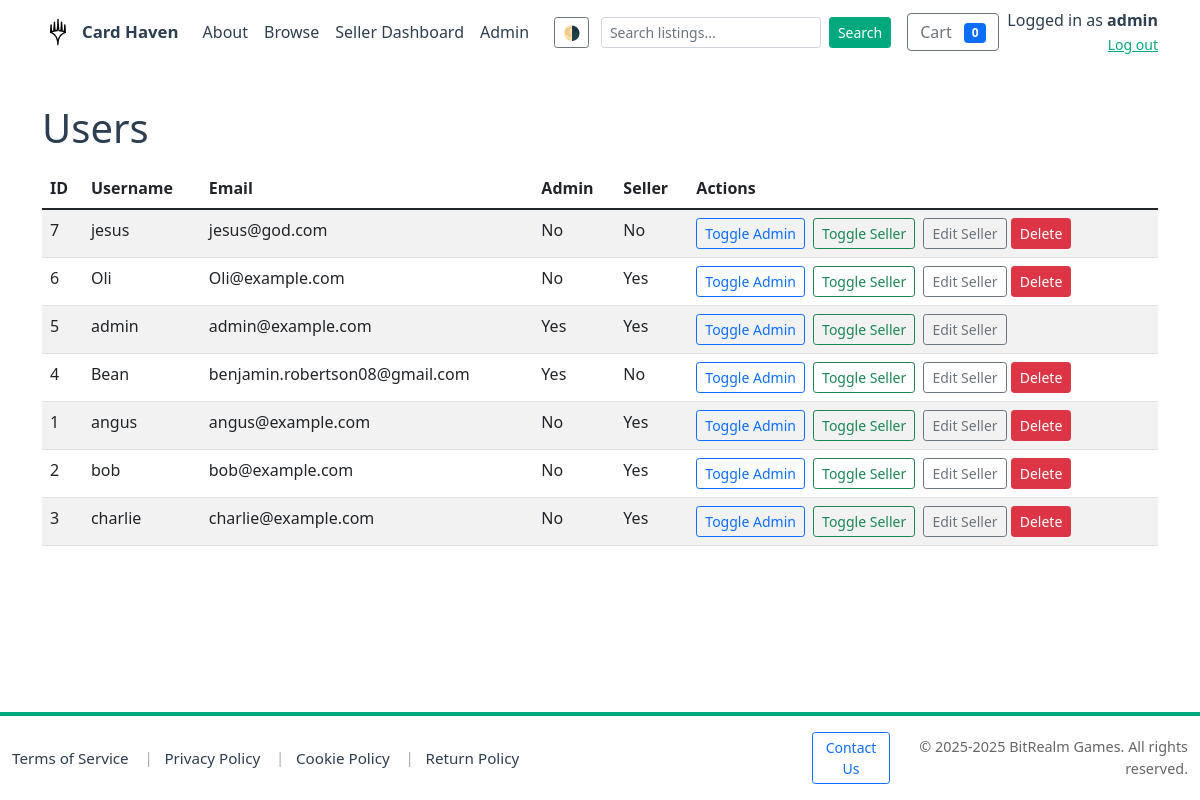
Page /admin/users (signed in) on the earlier database version.
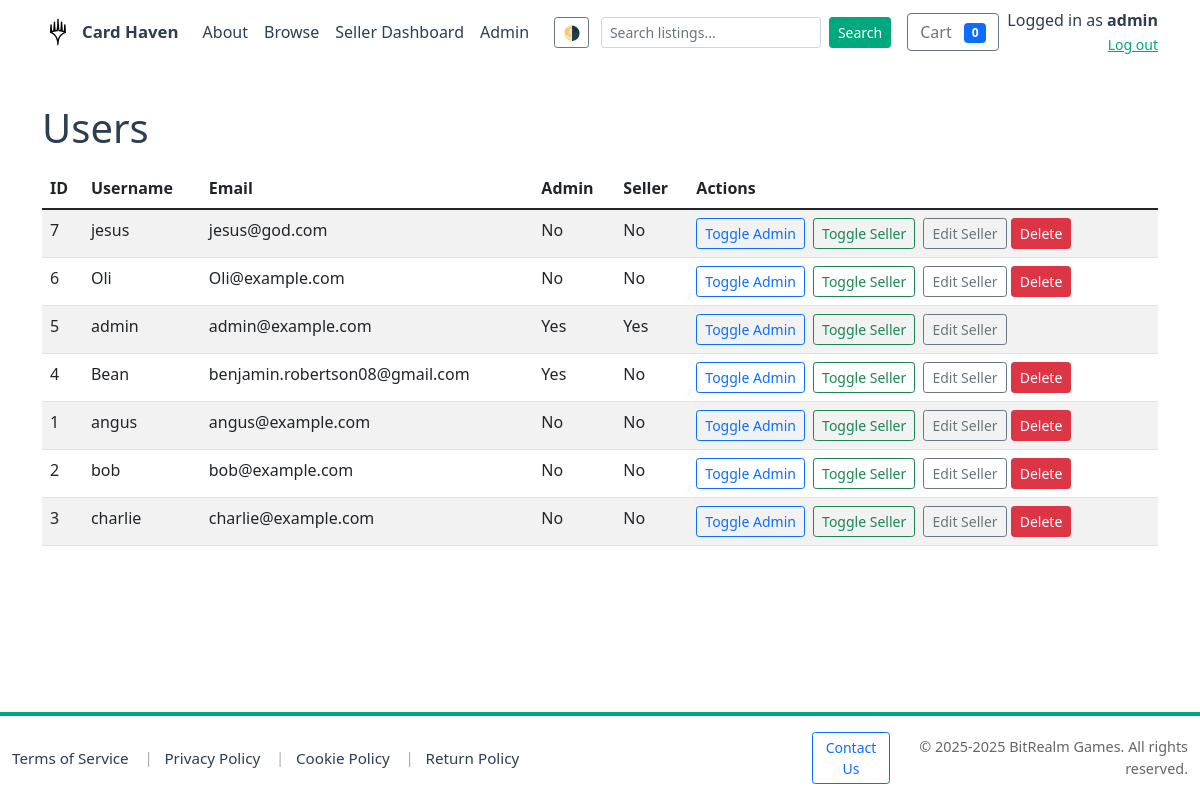
Same page on the later database version.
### models.py (models this page shows, shortened)
class User(db.Model):
    __tablename__ = 'users'
    id = db.Column(db.Integer, primary_key=True)
    username = db.Column(db.String(150), unique=True, nullable=False)
    email = db.Column(db.String(255), unique=True, nullable=False)
    password_hash = db.Column(db.String(255), nullable=False)
    is_admin = db.Column(db.Boolean, default=False)
    is_seller = db.Column(db.Boolean, default=False)
    business_name = db.Column(db.String(255))
    seller_description = db.Column(db.Text)
    rating = db.Column(db.Float, default=0.0)
    total_sales = db.Column(db.Integer, default=0)
    logo_url = db.Column(db.String(512))
    created_at = db.Column(db.DateTime, default=datetime.utcnow)
    products = db.relationship('Product', back_populates='seller', lazy='dynamic')
    orders = db.relationship('Order', back_populates='buyer', lazy='dynamic')

### app.py (the view)
@app.route('/admin/users')
@admin_required
def admin_users():
    conn = get_db_connection()
    cur = conn.cursor()
    cur.execute("SELECT id, username, email, is_admin, is_seller, created_at FROM users ORDER BY created_at DESC")
    users = cur.fetchall()
    conn.close()
    return render_template('admin/users.html', users=users)

### app.py (called while the page is built)
def get_db_connection(path=DB_PATH):
    conn = sqlite3.connect(path)
    conn.row_factory = sqlite3.Row
    conn.execute("PRAGMA foreign_keys = ON;")
    try:
        cur = conn.cursor()
        cur.execute("PRAGMA table_info(products)")
        cols = [r['name'] for r in cur.fetchall()]
        if 'is_active' not in cols:
            try:
                cur.execute("ALTER TABLE products ADD COLUMN is_active INTEGER NOT NULL DEFAULT 1")
                conn.commit()
            except Exception:
                pass
    except Exception:
        pass
    return conn

@app.after_request
def set_security_headers(response):
    response.headers.setdefault('X-Frame-Options', 'SAMEORIGIN')
    response.headers.setdefault('X-Content-Type-Options', 'nosniff')
    response.headers.setdefault('Referrer-Policy', 'no-referrer-when-downgrade')
    if 'SSL_ENABLED' in globals() and SSL_ENABLED:
        response.headers.setdefault('Strict-Transport-Security', 'max-age=63072000; includeSubDomains; preload')
    return response

### templates/admin/users.html (shortened to what this page needs)
<!doctype html>
<html lang="en">
<head>
  {% include 'head_includes.html' %}
</head>
<body>
  {% include 'navbar.html' %}
  <div class="container my-4">
    <h1>Users</h1>
    <table class="table table-striped mt-3">
      <thead>
        <tr>
          <th>ID</th>
          <th>Username</th>
          <th>Email</th>
          <th>Admin</th>
          <th>Seller</th>
          <th>Actions</th>
        </tr>
      </thead>
      <tbody>
        {% for u in users %}
          <tr>
            <td>{{ u['id'] }}</td>
            <td>{{ u['username'] }}</td>
            <td>{{ u['email'] }}</td>
            <td>{{ 'Yes' if u['is_admin'] else 'No' }}</td>
            <td>{{ 'Yes' if u['is_seller'] else 'No' }}</td>
            <td>
              <form action="{{ url_for('admin_user_toggle_admin', user_id=u['id']) }}" method="post" style="display:inline">
                <button class="btn btn-sm btn-outline-primary">Toggle Admin</button>
              </form>
              <form action="{{ url_for('admin_user_toggle_seller', user_id=u['id']) }}" method="post" style="display:inline" class="ms-1">
                <button class="btn btn-sm btn-outline-success">Toggle Seller</button>
              </form>
              <a href="{{ url_for('admin_edit_seller', user_id=u['id']) }}" class="btn btn-sm btn-outline-secondary ms-1">Edit Seller</a>
              {% if session.get('user_id') != u['id'] %}
              <form action="{{ url_for('admin_user_delete', user_id=u['id']) }}" method="post" style="display:inline" onsubmit="return confirm('Delete this user?');">
                <button class="btn btn-sm btn-danger">Delete</button>
              </form>
              {% endif %}
            </td>
          </tr>
        {% else %}
          <tr><td colspan="6">No users found.</td></tr>
        {% endfor %}
      </tbody>
    </table>
  </div>
  {% include 'footer.html' %}
</body>
</html>

Differences in the rows shown:
changed User "Oli": is_seller "Yes" → "No"
changed User "angus": is_seller "Yes" → "No"
changed User "bob": is_seller "Yes" → "No"
changed User "charlie": is_seller "Yes" → "No"
